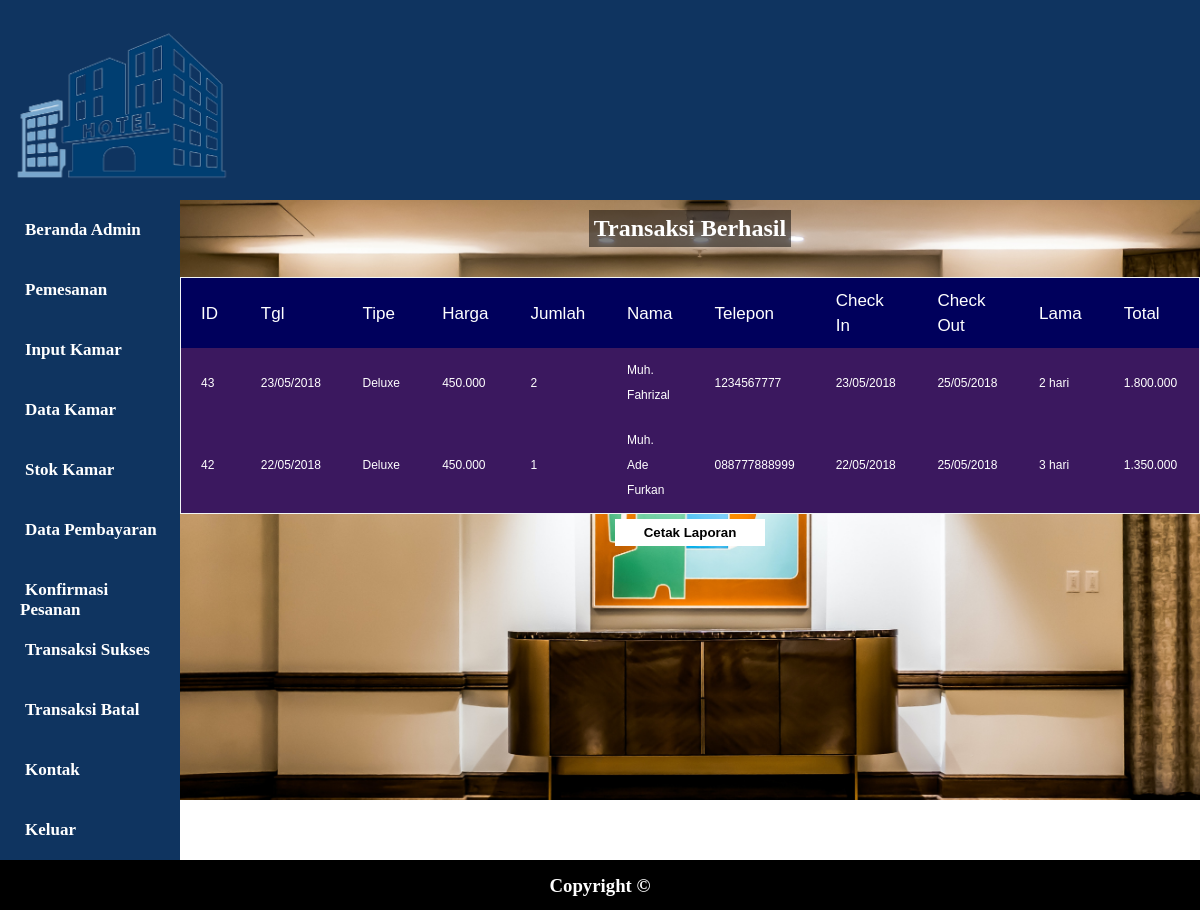
Page /admin/transaksiberhasil.php (signed in) on the committed database.
### tables this page shows
CREATE TABLE `pemesanan` (
  `idpesan` int(11) NOT NULL,
  `tglpesan` datetime NOT NULL,
  `batasbayar` datetime NOT NULL,
  `idkamar` varchar(15) NOT NULL,
  `tipe` varchar(20) NOT NULL,
  `harga` int(11) NOT NULL,
  `jumlah` int(11) NOT NULL,
  `idtamu` int(11) NOT NULL,
  `nama` varchar(100) NOT NULL,
  `alamat` varchar(500) NOT NULL,
  `telepon` varchar(15) NOT NULL,
  `tglmasuk` date NOT NULL,
  `tglkeluar` date NOT NULL,
  `lamahari` int(11) NOT NULL DEFAULT 0,
  `totalbayar` int(11) NOT NULL DEFAULT 0,
  `status` varchar(50) NOT NULL DEFAULT 'Pending...'
);

### admin/transaksiberhasil.php (the view, shortened to what this page needs)
<?php
	require_once "view/header.php";
?>
	<aside>
		<center>
			<h3 id="abc">Transaksi Berhasil</h3>
			<div id="kanan">
				<form method="post" action="proseskonfirmasi">
				<table class="tabel1">
					<tr style="background: #008B8B; color: white; font-size: 17px;">
						<th>ID</th>
						<th>Tgl</th>
						<th>Tipe</th>
						<th>Harga</th>
						<th>Jumlah</th>
						<th>Nama</th>
						<th>Telepon</th>
						<th>Check In</th>
						<th>Check Out</th>
						<th>Lama</th>
						<th>Total</th>
					</tr>
					<?php
						$sql = $pdo->query("SELECT * FROM pemesanan ORDER BY idpesan DESC");
						while ($datax = $sql->fetch()) {
						$idpesan = $datax['idpesan'];
						$tglpesan = $datax['tglpesan'];
						$tipe = $datax['tipe'];
						$harga = $datax['harga'];
						$jumlah = $datax['jumlah'];
						$namax = $datax['nama'];
						$telepon = $datax['telepon'];
						$tglmasuk = $datax['tglmasuk'];
						$tglkeluar = $datax['tglkeluar'];
						$lamahari = $datax['lamahari'];
						$totalbayar = $datax['totalbayar'];
						$status = $datax['status'];
						$tglpesann = date('d/m/Y', strtotime($tglpesan));
						$tglmasukk = date('d/m/Y', strtotime($tglmasuk));
						$tglkeluarr = date('d/m/Y', strtotime($tglkeluar));
						$hargaa = number_format($harga,0,",",".");
						$angka = number_format($totalbayar,0,",",".");
						if ($status == 'Berhasil') {
					?>
					<tr align="center" style="font-weight: normal; font-size: 14px;">
						<td class="tkonfirm"><?php echo $idpesan ?></td>
						<td class="tkonfirm"><?php echo $tglpesann ?></td>
						<td class="tkonfirm"><?php echo $tipe ?></td>
						<td class="tkonfirm"><?php echo $hargaa ?></td>
						<td class="tkonfirm"><?php echo $jumlah ?></td>
						<td class="tkonfirm"><?php echo $namax ?></td>
						<td class="tkonfirm"><?php echo $telepon ?></td>
						<td class="tkonfirm"><?php echo $tglmasukk ?></td>
						<td class="tkonfirm"><?php echo $tglkeluarr ?></td>
						<td class="tkonfirm"><?php echo $lamahari ?> hari</td>
						<td class="tkonfirm"><?php echo $angka ?></td>
					</tr>
					<?php
						}
					}
				?>
			  </table>
			  </form>
			</div>
			<a href="laporan-transaksi" target="_blank"><button id="laporan" style="width:150px;background:white;color:black;font-weight:bold;padding:4px;border:2px solid white; margin-top: 5px;">Cetak Laporan</button></a>
		</center>
	</aside>
<?php
	require_once "view/footer.php"
?>

### admin/style.css (style rules this page uses)
* { margin: 0; padding: 0; }
aside { width: 85%; height: 75%; background-image: url('gambar/Beranda.jpg'); background-size: cover; background-color: rgba(0,0,0,0.5); float: left; }
.tabel1 { font-family: sans-serif; color: #444; border-collapse: collapse; width: 100%; border: 1px solid #f2f5f7; }
.tabel1 tr th { background: #00005C; color: #fff; font-weight: normal; }
.tabel1, th, td { padding: 10px 20px; text-align: left; }
.tabel1 tr { background-color: #3B185F; color: black; }
table tr { line-height: 25px; }
table { margin-top:20px; font-size:16px; font-weight:bold; }
table tr td { font-weight:bold; font-family:sans-serif; color: white; width: 120px; font-size: 17px; }
.tkonfirm { font-weight:normal; font-size: 12px; font-family: sans-serif; }
#abc { background-color: rgba(0,0,0,0.5); margin: 10px; text-align: center; height: auto; font-family: OpenSans-Light; font-weight: bold; font-size: 24px; color: white; }
aside h3 { margin-top: 10px; margin-bottom: 8px; padding: 5px; color: white; display: inline-block; }

### rows in the picture
pemesanan: idpesan "43", tglpesan "23/05/2018", tipe "Deluxe", harga "450.000", jumlah "2", nama "Muh. Fahrizal", telepon "1234567777", tglmasuk "23/05/2018", tglkeluar "25/05/2018", lamahari "2", totalbayar "1.800.000"
pemesanan: idpesan "42", tglpesan "22/05/2018", tipe "Deluxe", harga "450.000", jumlah "1", nama "Muh. Ade Furkan", telepon "088777888999", tglmasuk "22/05/2018", tglkeluar "25/05/2018", lamahari "3", totalbayar "1.350.000"
